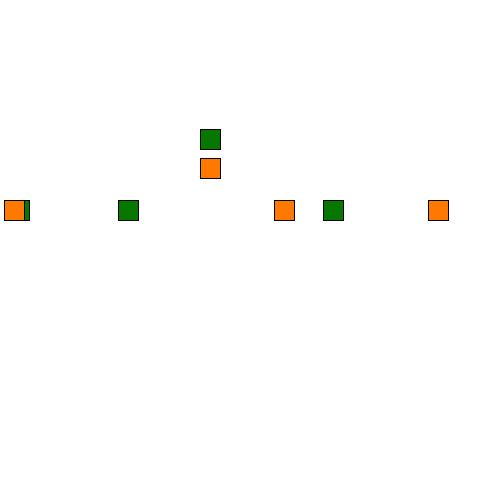
Frame 1 (no input)
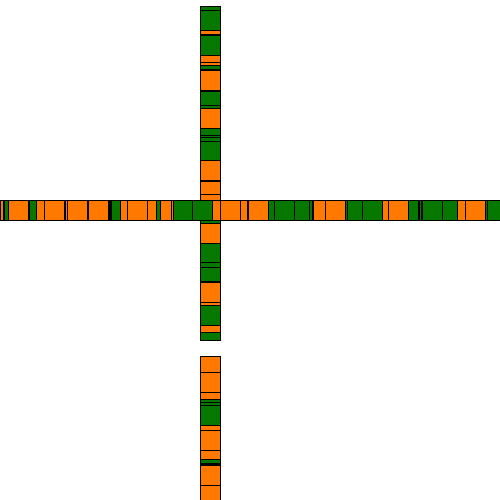
Frame 60 (the mouse pressed at the canvas centre just before this capture)
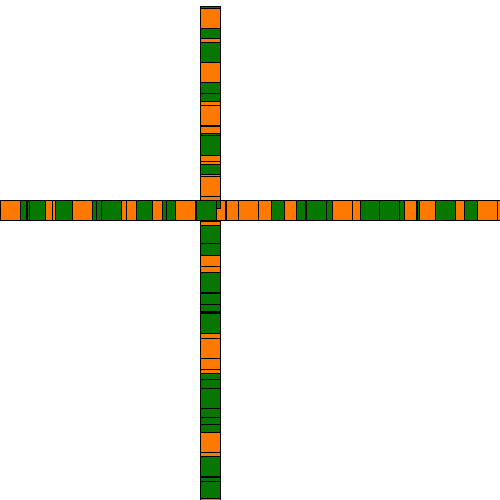
Frame 120 (the mouse held since frame 60 and released just before this capture)

The Processing sketch that drew these frames (run headless with seeded random() and noise(); from frame 60 on, the mouse is pressed at the canvas centre):

// Processing sketch: Exercise_21_1
// ── Exercise_21_1.pde
//Min Lee 3331328
//Exercise 21.1



void setup(){
  size(500,500);
  background(255);
}

void draw(){
  myFunction(6);
  myFunction(255);
}

void myFunction(float randomRed){
  fill(randomRed,120,0);
  rect(random(0,width),200,20,20);
  rect(200,random(0,width),20,20);
  rect(random(0,10),200,20,20);
  rect(random(0,height),200,20,20);
}
